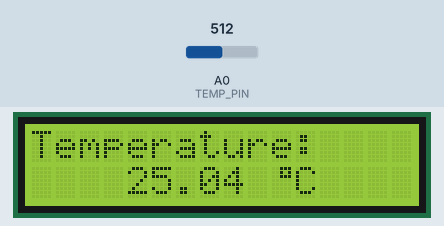
Recording of a sketch running on a simulated Arduino Uno, built with avr-gcc and run on an emulated ATmega328P. Parts: 16×2 character LCD. The inputs (shaded band) are chosen by the test bench; at power-on: A0 (TEMP_PIN) = 512.

Above: at 1.2 s.
1.3 s: A0 (TEMP_PIN) set to 0
At 2.1 s:
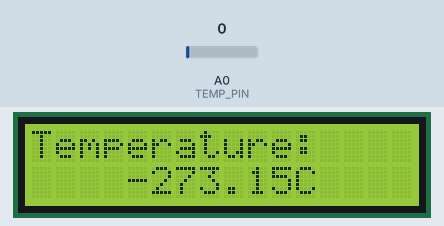
3.1 s: A0 (TEMP_PIN) set to 122
At 4.1 s:
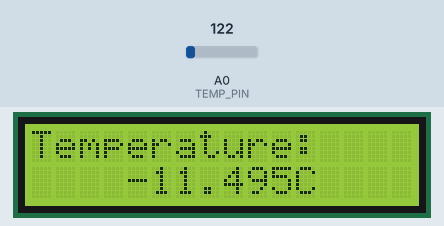
4.6 s: A0 (TEMP_PIN) set to 306
At 6.0 s:
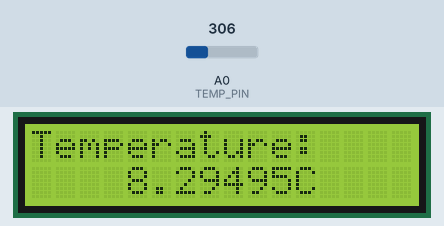
Timing chart, 0 to 7.6 s (numbered marks = the images above; inputs shaded):
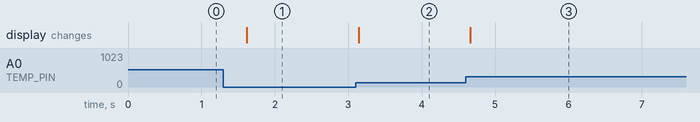

The sketch:

gruppo_18_es06.ino
```cpp
#include <math.h>
#include <LiquidCrystal_PCF8574.h>

LiquidCrystal_PCF8574 lcd(0x27);
const int TEMP_PIN = A0;
const int B = 4275;
const long int R0 = 100000;
const int Vcc = 1023;

byte gradi[8] = {
  0b00111,
  0b00101,
  0b00111,
  0b00000,
  0b00000,
  0b00000,
  0b00000,
  0b00000
};

void setup() {
  pinMode(TEMP_PIN, INPUT);
  lcd.begin(16,2);
  lcd.setBacklight(255);
  lcd.home();
  lcd.clear();
  lcd.print("Temperature:");
  lcd.createChar(0, gradi);
  lcd.setCursor(10,1);
  lcd.write((byte)0);
  lcd.setCursor(11,1);
  lcd.print("C");
}

void loop() {
  volatile float a = analogRead(TEMP_PIN); //<-- valore di tensione del pin
  volatile float R = 1023.0/a-1.0;
   R = R0*R;
  volatile float temp = 1.0/(log(R/R0)/B + 1/298.15)-273.15; // convert to temperature via datasheet
  lcd.setCursor(4,1);  //invio esclusivo variazione di temperatura sul bus I2C
  lcd.print(temp);
  delay(500);
}
```

Measured:
- after the input at 1.3 s, the display: changes after 0.32 s (image 1)
- after the input at 3.1 s, the display: changes at once (image 2)
- after the input at 4.6 s, the display: changes after 0.06 s (image 3)
